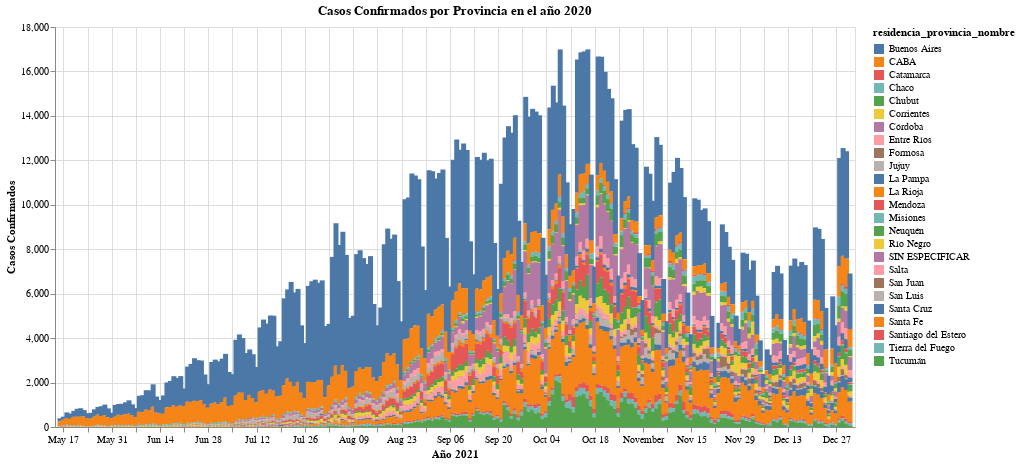

Specify this chart in Vega-Lite:
### Vega-Lite specification from a JSON file in a GitHub repository (floating-point values rounded to 4 significant figures; data arrays with more than 128 entries replaced by an {"elided": "..."} marker saying what was removed)
{"config": {"view": {"continuousWidth": 400, "continuousHeight": 300}}, "data": {"name": "data-2f00be7c7ad8632c5e2d87a63886d5e2"}, "mark": "bar", "encoding": {"color": {"type": "nominal", "field": "residencia_provincia_nombre"}, "tooltip": [{"type": "nominal", "field": "residencia_provincia_nombre"}, {"type": "temporal", "field": "fecha_apertura"}, {"type": "quantitative", "field": "Casos Confirmados"}], "x": {"type": "temporal", "field": "fecha_apertura", "title": "Año 2021"}, "y": {"type": "quantitative", "field": "Casos Confirmados"}}, "height": 400, "selection": {"selector014": {"type": "interval", "bind": "scales", "encodings": ["x", "y"]}}, "title": "Casos Confirmados por Provincia en el año 2020", "width": 800, "$schema": "https://vega.github.io/schema/vega-lite/v4.8.1.json", "datasets": {"data-2f00be7c7ad8632c5e2d87a63886d5e2": {"elided": "5000 records"}}}
